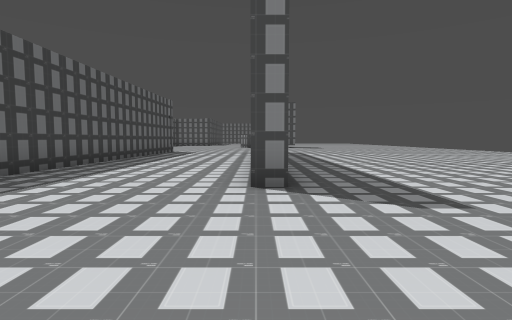
[1] (above)

21 first-person views from a walk through a level from a Godot 3-D game. The camera is 1.3 m above the floor, tilts 4° down and sees 80° across. The floor is counted in squares, 2 m on a side. Each view is taken from the middle of a square. On the plan, view 1 faces up. The plan holds only what a view shows up to about 10 squares ahead; the rest is blank. The place goes on beyond the plan.

[2]
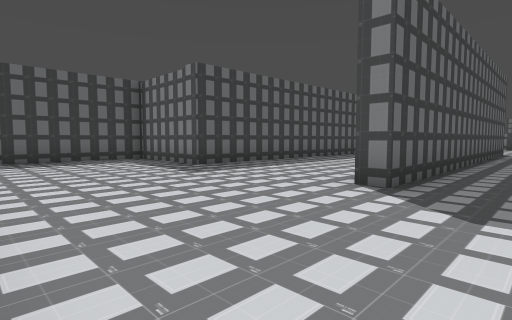

[3]
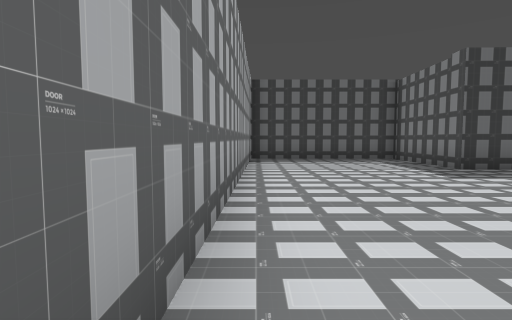

[4]
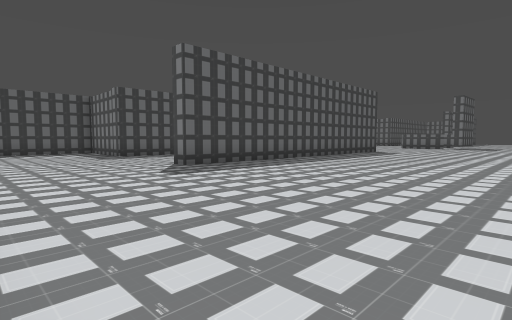

[5]
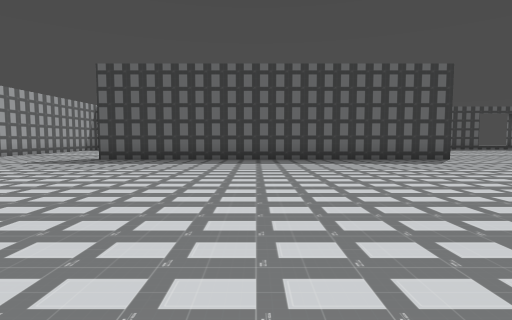

[6]
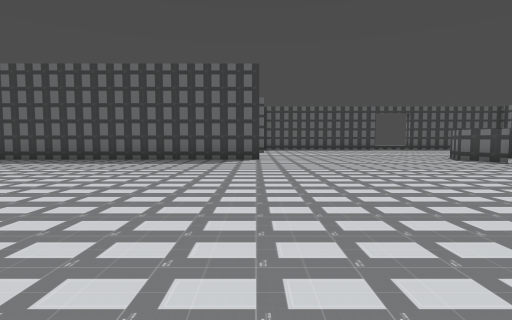

[7]
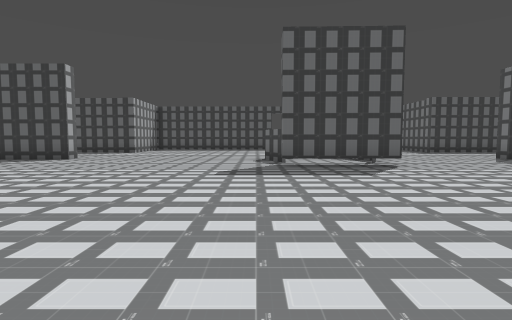

[8]
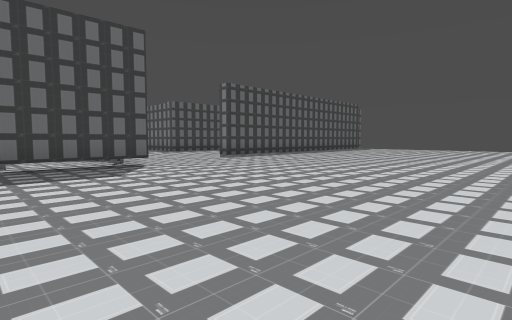

[9]
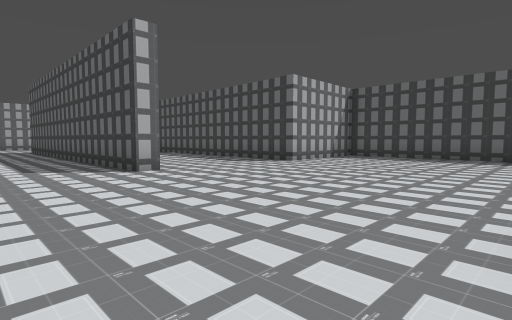

[10]
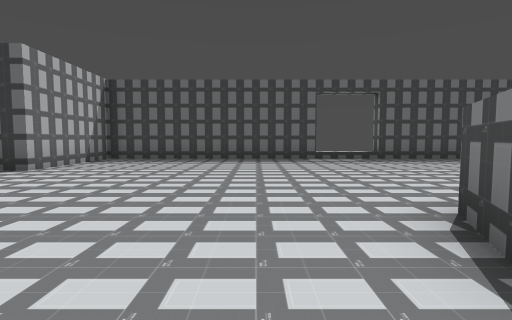

[11]
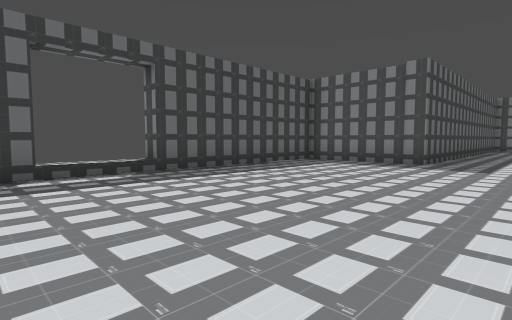

[12]
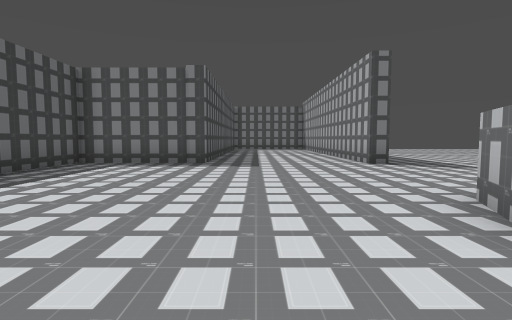

[13]
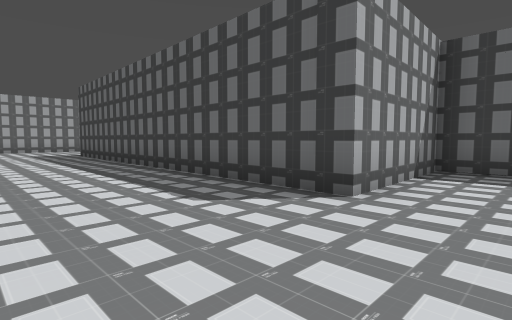

[14]
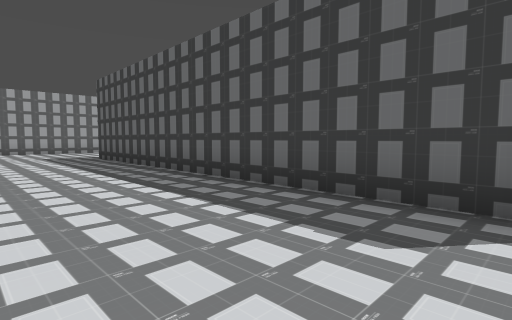

[15]
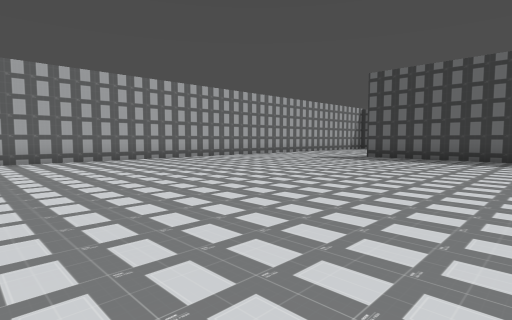

[16]
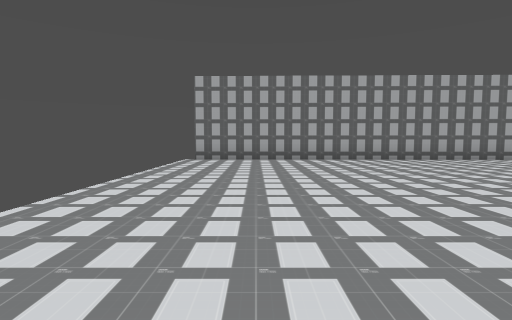

[17]
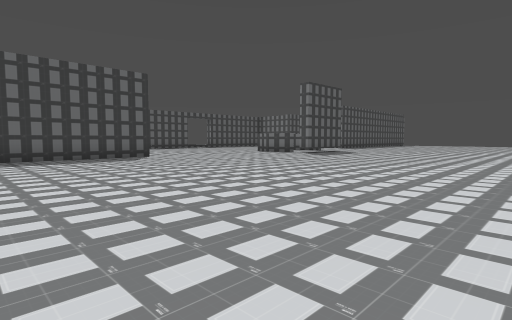

[18]
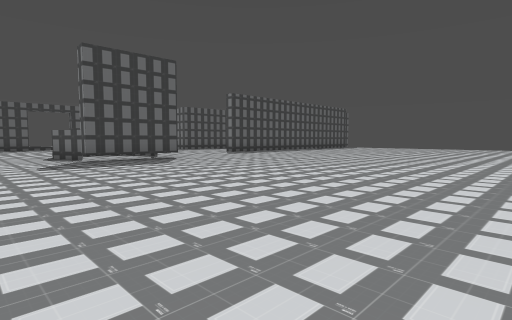

[19]
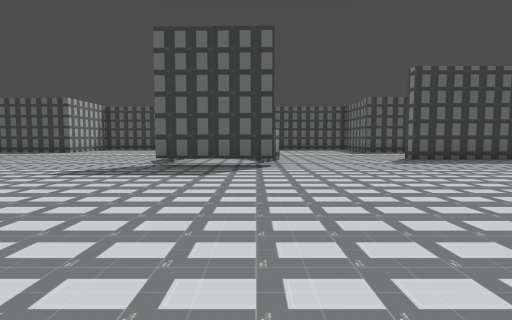

[20]
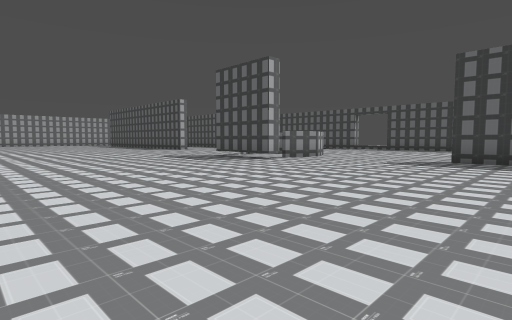

[21]
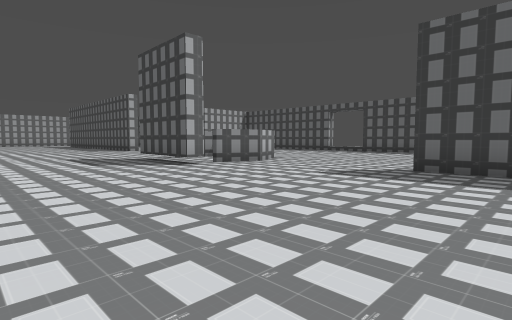

### Floor plan
Key: @ floor where view 1 was taken; # wall or solid block; x gap in a wall; . main floor; : floor 0.5 m higher than the main floor; T thing the floor can be seen under or through.
Columns run from 8 left of view 1 to 12 right of it. Each row starts with its distance up from view 1.
 31    #....#...........
 30 ####....#...........
 29 #.......#...........
 28 #...................
 27 #...................
 26 #...................
 25 #...................
 24 #.......###T.........
 23 :......##..T.........
 22 #.......#..T.........
 21 #.......##...........
 20 #....................
 19 #....................
 18 #..................
 17 #..................
 16 #..................
 15 ####....#...........
 14    #....#...........
 13    #....#...........
 12    #....#...........
 11    #....#...........
 10    #....#...........
  9    #....#...........
  8    #....#...........
  7    #....#............
  6    #....#............
  5 ####....#............
  4 #....................
  3 #....................
  2 #....................
  1 #....................
  0 #.......@............
 -1 ####################x

Positions as (right, up) in squares from view 1, and headings:
1: (0, 0), facing up
2: (2, 0), facing up-left
3: (2, 0), facing left
4: (7, 0), facing up-left
5: (10, 9), facing left
6: (10, 15), facing left
7: (10, 21), facing left
8: (10, 21), facing up-left
9: (3, 21), facing down-left
10: (2, 20), facing left
11: (-2, 21), facing up-left
12: (-3, 21), facing up
13: (-1, 17), facing down-left
14: (-1, 15), facing down-left
15: (11, 9), facing down-left
16: (10, 9), facing down
17: (11, 10), facing up-left
18: (12, 19), facing up-left
19: (10, 24), facing left
20: (10, 31), facing down-left
21: (7, 31), facing down-left
